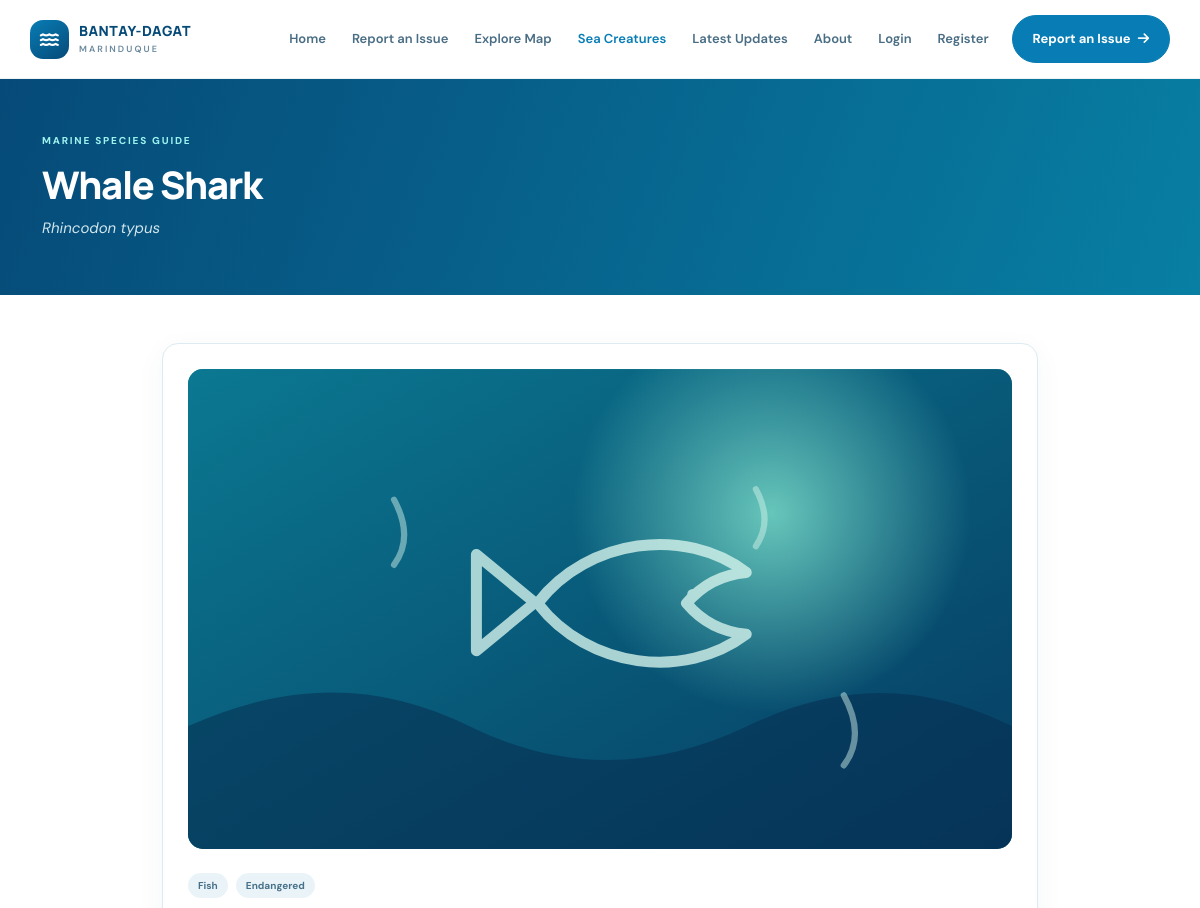
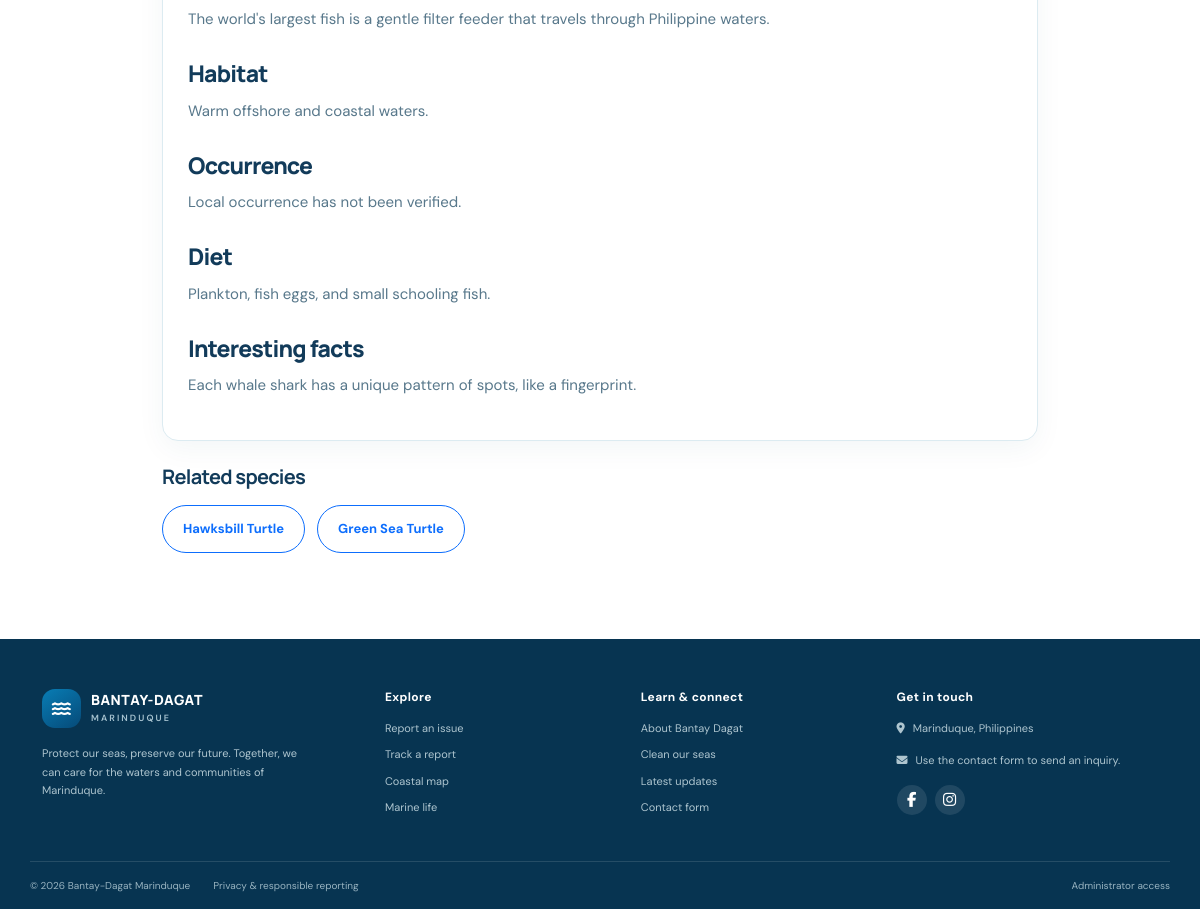
Page /species-details.php?id=2 on the committed database (2 pictures, top to bottom).
### tables this page shows
CREATE TABLE IF NOT EXISTS marine_species (
  species_id BIGINT UNSIGNED NOT NULL AUTO_INCREMENT PRIMARY KEY,
  common_name VARCHAR(150) NOT NULL,
  scientific_name VARCHAR(180) NULL,
  category VARCHAR(60) NULL,
  description TEXT NOT NULL,
  habitat TEXT NULL,
  diet TEXT NULL,
  occurrence_note TEXT NULL,
  conservation_status VARCHAR(100) NULL,
  interesting_facts TEXT NULL,
  species_image VARCHAR(255) NULL,
  image_source_url TEXT NULL,
  reference_url TEXT NULL,
  is_featured TINYINT(1) NOT NULL DEFAULT 0,
  created_at TIMESTAMP NOT NULL DEFAULT CURRENT_TIMESTAMP,
  updated_at TIMESTAMP NOT NULL DEFAULT CURRENT_TIMESTAMP ON UPDATE CURRENT_TIMESTAMP,
  UNIQUE KEY uq_species_scientific_name (scientific_name),
  KEY idx_species_common_name (common_name),
  KEY idx_species_conservation (conservation_status),
  KEY idx_species_category (category)
);

### config/database.php (called while the page is built, shortened)
<?php
function db(): PDO
{
    static $pdo;
    if ($pdo instanceof PDO) {
        return $pdo;
    }
    $host = getenv('BDM_DB_HOST') ?: '127.0.0.1';
    $name = getenv('BDM_DB_NAME') ?: 'bantay_dagat_marinduque';
    $user = getenv('BDM_DB_USER') ?: 'root';
    $password = getenv('BDM_DB_PASSWORD') ?: '';
    $dsn = "mysql:host={$host};dbname={$name};charset=utf8mb4";
    $pdo = new PDO($dsn, $user, $password, [
        PDO::ATTR_ERRMODE => PDO::ERRMODE_EXCEPTION,
        PDO::ATTR_DEFAULT_FETCH_MODE => PDO::FETCH_ASSOC,
        PDO::ATTR_EMULATE_PREPARES => false,
    ]);
    return $pdo;
}

### includes/functions.php (called while the page is built, shortened)
<?php
require_once __DIR__ . '/../config/database.php';
function e(mixed $value): string
{
    return htmlspecialchars((string) $value, ENT_QUOTES | ENT_SUBSTITUTE, 'UTF-8');
}

### species-details.php (the view, shortened to what this page needs)
<?php
require_once __DIR__ . '/includes/functions.php';
$id = filter_input(INPUT_GET, 'id', FILTER_VALIDATE_INT);
$statement = db()->prepare(
    'SELECT * FROM marine_species WHERE species_id = ?'
);
$statement->execute([$id ?: 0]);
$item = $statement->fetch();
$related = [];
if ($item) {
    $statement = db()->prepare(
        'SELECT species_id, common_name
         FROM marine_species
         WHERE species_id <> ?
         ORDER BY RAND()
         LIMIT 3'
    );
    $statement->execute([$item['species_id']]);
    $related = $statement->fetchAll();
}
require __DIR__ . '/includes/header.php';
?>
<section class="page-hero">
    <div class="container">
        <span class="eyebrow eyebrow-light">MARINE SPECIES GUIDE</span>
        <h1><?= e($item['common_name'] ?? 'Species not found') ?></h1>
        <?php if ($item): ?>
            <p><i><?= e($item['scientific_name']) ?></i></p>
        <?php endif; ?>
    </div>
</section>
<section class="content-section">
    <div class="container" style="max-width:900px">
        <?php if ($item): ?>
            <article class="surface-card">
                <div class="detail-image mb-4">
                    <img class="species-detail-photo" src="<?= e($item['species_image'] ?: 'assets/images/species-placeholder.svg') ?>" alt="<?= e($item['common_name']) ?>" onerror="this.onerror=null;this.src='assets/images/species-placeholder.svg';">
                </div>
                <div class="d-flex flex-wrap gap-2">
                    <span class="status-pill"><?= e($item['category'] ?: 'Marine species') ?></span>
                    <span class="status-pill"><?= e($item['conservation_status'] ?: 'Not evaluated') ?></span>
                </div>
                <div class="prose">
                    <p class="mt-3">
                        <?= nl2br(e($item['description'])) ?>
                    </p>
                    <h2>Habitat</h2>
                    <p>
                        <?= nl2br(e($item['habitat'] ?: 'Habitat information is being updated.')) ?>
                    </p>
                    <h2>Occurrence</h2>
                    <p><?= nl2br(e($item['occurrence_note'] ?: 'Local occurrence has not been verified.')) ?></p>
                    <h2>Diet</h2>
                    <p>
                        <?= nl2br(e($item['diet'] ?: 'Diet information is being updated.')) ?>
                    </p>
                    <h2>Interesting facts</h2>
                    <p>
                        <?= nl2br(e($item['interesting_facts'] ?: 'More facts will be added soon.')) ?>
                    </p>
                </div>
            </article>
            <?php if ($related): ?>
                <div class="mt-4">
                    <h2 class="h5 fw-bold mb-3">Related species</h2>
                    <?php foreach ($related as $relatedItem): ?>
                        <a href="species-details.php?id=<?= (int) $relatedItem['species_id'] ?>"
                           class="btn btn-outline-primary btn-sm rounded-pill me-2 mb-2">
                            <?= e($relatedItem['common_name']) ?>
                        </a>
                    <?php endforeach; ?>
                </div>
            <?php endif; ?>
        <?php endif; ?>
    </div>
</section>
<?php require __DIR__ . '/includes/footer.php'; ?>

### assets/css/style.css (style rules this page uses)
:root { --navy:#064a78;--blue:#087db5;--aqua:#28dde5;--pale:#eaf7fc;--ink:#123b5a;--muted:#648096;--green:#32a889;--coral:#f09169;--line:#dcebf1;--shadow:0 15px 40px rgba(11,69,101,.09) }
* { box-sizing:border-box }
body { font-family:"DM Sans",sans-serif;color:var(--ink);background:#fff;font-size:15px }
h1,h2,h3,h4,.brand { font-family:Manrope,sans-serif;letter-spacing:-.035em }
a { text-decoration:none;color:inherit }
.btn { font-weight:700;font-size:13px;padding:13px 20px;transition:transform .2s,box-shadow .2s }
.eyebrow { display:block;color:#2087af;font-size:10px;font-weight:800;letter-spacing:.18em;margin-bottom:14px }
.eyebrow-light { color:#9df2ed }
.page-hero { padding:54px 0;background:linear-gradient(110deg,#064a78,#087fa3);color:white }
.page-hero h1 { font-size:38px;font-weight:800;margin:8px 0 }
.page-hero p { color:#d1e6ed;max-width:650px;margin:0;line-height:1.7 }
.content-section { padding:48px 0 78px }
.surface-card { background:white;border:1px solid var(--line);border-radius:16px;padding:25px;box-shadow:0 8px 28px rgba(10,74,104,.05) }
.status-pill { display:inline-block;border-radius:30px;padding:5px 10px;font-size:10px;font-weight:700;background:#eaf4f8;color:#47718a }
.prose p,.prose li { color:#58788b;line-height:1.8 }
.prose h2 { font-size:23px;font-weight:800;margin:27px 0 10px }
.detail-image { min-height:260px;border-radius:15px;background:linear-gradient(145deg,#16889a,#72c7b5);background-size:cover;background-position:center;display:grid;place-items:center;color:rgba(255,255,255,.8);font-size:70px }

### assets/css/species.css (style rules this page uses)
.species-detail-photo { display: block; width: 100%; min-height: 260px; max-height: 480px; object-fit: cover; border-radius: 15px; }

### rows in the picture
marine_species: common_name "Whale Shark", scientific_name "Rhincodon typus", category "Fish", conservation_status "Endangered", description "The world's largest fish is a gentle filter feeder that travels through Philippine waters.", habitat "Warm offshore and coastal waters.", occurrence_note "Local occurrence has not been verified.", diet "Plankton, fish eggs, and small schooling fish.", interesting_facts "Each whale shark has a unique pattern of spots, like a fingerprint."
marine_species: common_name "Hawksbill Turtle"
marine_species: common_name "Green Sea Turtle"
